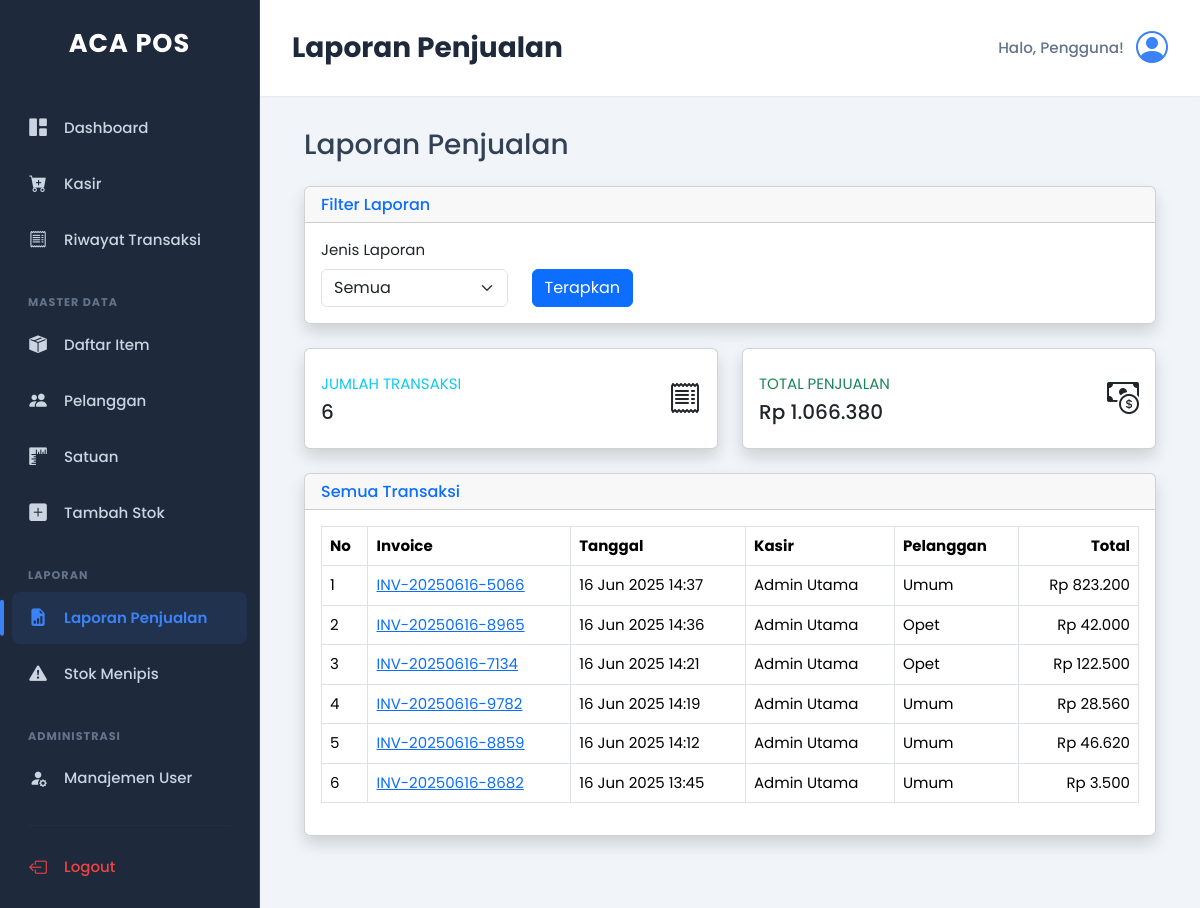
The app's page /laporan/laporan_penjualan.php (signed in) with its own data.
### tables this page shows
CREATE TABLE `transaksi` (
  `id_transaksi` int(11) NOT NULL,
  `kode_invoice` varchar(20) NOT NULL,
  `id_pelanggan` int(11) DEFAULT NULL,
  `id_user` int(11) NOT NULL,
  `tanggal_transaksi` datetime NOT NULL,
  `total_belanja` decimal(10,2) NOT NULL,
  `pajak_persen` decimal(5,2) DEFAULT 0.00,
  `total_final` decimal(10,2) NOT NULL,
  `tunai` decimal(10,2) NOT NULL,
  `kembalian` decimal(10,2) NOT NULL,
  `metode_pembayaran` enum('CASH','QRIS') NOT NULL
);

CREATE TABLE `users` (
  `id_user` int(11) NOT NULL,
  `nama_lengkap` varchar(100) NOT NULL,
  `username` varchar(50) NOT NULL,
  `password` varchar(255) NOT NULL,
  `role` enum('administrator','kasir') NOT NULL
);

CREATE TABLE `pelanggan` (
  `id_pelanggan` int(11) NOT NULL,
  `nama_pelanggan` varchar(100) NOT NULL,
  `alamat` text DEFAULT NULL,
  `no_hp` varchar(20) DEFAULT NULL
);

### config/koneksi.php (called while the page is built, shortened)
<?php
function format_rupiah($angka){
    return "Rp " . number_format($angka, 0, ',', '.');
}
?>

### laporan/laporan_penjualan.php (the view, shortened to what this page needs)
<?php
$title = "Laporan Penjualan";
include __DIR__ . '/../template/header.php';
include __DIR__ . '/../template/sidebar.php';
$where_clause = "";
$sub_judul = "Semua Transaksi";
$query_total = "SELECT COUNT(*) as total_transaksi, SUM(total_final) as total_penjualan FROM transaksi t $where_clause";
$result_total = mysqli_query($koneksi, $query_total);
$data_total = mysqli_fetch_assoc($result_total);
$total_transaksi = $data_total['total_transaksi'] ?: 0;
$total_penjualan = $data_total['total_penjualan'] ?: 0;
?>
<div class="container-fluid">
    <h1 class="h3 mb-4 text-gray-800">Laporan Penjualan</h1>
    <div class="card shadow mb-4">
        <div class="card-header">
            <h6 class="m-0 font-weight-bold text-primary">Filter Laporan</h6>
        </div>
        <div class="card-body">
            <form action="" method="GET">
                <div class="row align-items-end">
                    <div class="col-md-3">
                        <label for="jenis_laporan" class="form-label">Jenis Laporan</label>
                        <select name="jenis_laporan" id="jenis_laporan" class="form-select">
                            <option value="semua" <?= (isset($_GET['jenis_laporan']) && $_GET['jenis_laporan'] == 'semua') ? 'selected' : ''; ?>>Semua</option>
                        </select>
                    </div>
                    <div class="col-md-2">
                        <button type="submit" name="filter" value="true" class="btn btn-primary">Terapkan</button>
                    </div>
                </div>
            </form>
        </div>
    </div>
     <div class="row">
        <div class="col-xl-6 col-md-6 mb-4">
            <div class="card border-left-info shadow h-100 py-2">
                <div class="card-body">
                    <div class="row no-gutters align-items-center">
                        <div class="col mr-2">
                            <div class="text-xs font-weight-bold text-info text-uppercase mb-1">
                                Jumlah Transaksi</div>
                            <div class="h5 mb-0 font-weight-bold text-gray-800"><?= $total_transaksi ?></div>
                        </div>
                        <div class="col-auto">
                            <i class="bi bi-receipt fs-2 text-gray-300"></i>
                        </div>
                    </div>
                </div>
            </div>
        </div>
         <div class="col-xl-6 col-md-6 mb-4">
            <div class="card border-left-success shadow h-100 py-2">
                <div class="card-body">
                    <div class="row no-gutters align-items-center">
                        <div class="col mr-2">
                            <div class="text-xs font-weight-bold text-success text-uppercase mb-1">
                                Total Penjualan</div>
                            <div class="h5 mb-0 font-weight-bold text-gray-800"><?= format_rupiah($total_penjualan) ?></div>
                        </div>
                        <div class="col-auto">
                            <i class="bi bi-cash-coin fs-2 text-gray-300"></i>
                        </div>
                    </div>
                </div>
            </div>
        </div>
    </div>
    <div class="card shadow mb-4">
        <div class="card-header">
             <h6 class="m-0 font-weight-bold text-primary"><?= $sub_judul ?></h6>
        </div>
        <div class="card-body">
            <div class="table-responsive">
                <table class="table table-bordered" id="dataTable" width="100%" cellspacing="0">
                    <thead>
                        <tr>
                            <th>No</th>
                            <th>Invoice</th>
                            <th>Tanggal</th>
                            <th>Kasir</th>
                            <th>Pelanggan</th>
                            <th class="text-end">Total</th>
                        </tr>
                    </thead>
                    <tbody>
                        <?php
                        $query = "SELECT t.*, u.nama_lengkap AS nama_kasir, p.nama_pelanggan
                                  FROM transaksi t
                                  JOIN users u ON t.id_user = u.id_user
                                  LEFT JOIN pelanggan p ON t.id_pelanggan = p.id_pelanggan
                                  $where_clause
                                  ORDER BY t.tanggal_transaksi DESC";
                        $result = mysqli_query($koneksi, $query);
                        $no = 1;
                        if (mysqli_num_rows($result) > 0) {
                            while ($data = mysqli_fetch_assoc($result)) {
                        ?>
                            <tr>
                                <td><?= $no++; ?></td>
                                <td><a href="/aca_pos/transaksi/detail_transaksi.php?id=<?= $data['id_transaksi'] ?>"><?= $data['kode_invoice'] ?></a></td>
                                <td><?= date('d M Y H:i', strtotime($data['tanggal_transaksi'])) ?></td>
                                <td><?= htmlspecialchars($data['nama_kasir']) ?></td>
                                <td><?= htmlspecialchars($data['nama_pelanggan'] ?: 'Umum') ?></td>
                                <td class="text-end"><?= format_rupiah($data['total_final']) ?></td>
                            </tr>
                        <?php
                            }
                        } else {
                            echo "<tr><td colspan='6' class='text-center'>Tidak ada data transaksi untuk periode yang dipilih.</td></tr>";
                        }
                        ?>
                    </tbody>
                </table>
            </div>
        </div>
    </div>
</div>
<?php
include __DIR__ . '/../template/footer.php';
?>

### template/header.php (shortened to what this page needs)
<?php
include_once __DIR__ . '/../config/koneksi.php';
$nama_user = $_SESSION['nama_user'] ?? 'Pengguna';
?>
<!DOCTYPE html>
<html lang="id">
<head>
    <link rel="stylesheet" href="https://cdn.jsdelivr.net/npm/bootstrap@5.3.2/dist/css/bootstrap.min.css">
    <link rel="stylesheet" href="https://cdn.jsdelivr.net/npm/bootstrap-icons@1.11.3/font/bootstrap-icons.min.css">
    <link rel="stylesheet" href="/aca_pos/assets/css/style.css">
</head>
<body>
    <div class="d-flex">

### template/sidebar.php (shortened to what this page needs)
<?php
$current_page = basename($_SERVER['SCRIPT_NAME']);
function is_active($pages, $current) {
    if (is_array($pages)) {
        return in_array($current, $pages) ? 'active' : '';
    }
    return ($current == $pages) ? 'active' : '';
}
$transaksi_pages = ['transaksi_baru.php', 'daftar_transaksi.php'];
$laporan_pages = ['laporan_penjualan.php', 'laporan_stok_menipis.php'];
?>
<nav class="sidebar">
    <div class="sidebar-brand">
        ACA POS
    </div>
    <div class="nav flex-column">
        <a class="nav-link <?php echo is_active('dashboard.php', $current_page); ?>" href="/aca_pos/dashboard.php">
            <i class="bi bi-grid-1x2-fill"></i><span>Dashboard</span>
        </a>
        <a class="nav-link <?php echo is_active($transaksi_pages, $current_page); ?>" href="/aca_pos/transaksi/transaksi_baru.php">
            <i class="bi bi-cart-plus-fill"></i><span>Kasir</span>
        </a>
        <a class="nav-link <?php echo is_active('daftar_transaksi.php', $current_page); ?>" href="/aca_pos/transaksi/daftar_transaksi.php">
            <i class="bi bi-receipt"></i><span>Riwayat Transaksi</span>
        </a>
        <div class="nav-link-title">Master Data</div>
        <a class="nav-link <?php echo is_active('item.php', $current_page); ?>" href="/aca_pos/master_data/item.php">
            <i class="bi bi-box-seam-fill"></i><span>Daftar Item</span>
        </a>
        <a class="nav-link <?php echo is_active('pelanggan.php', $current_page); ?>" href="/aca_pos/master_data/pelanggan.php">
            <i class="bi bi-people-fill"></i><span>Pelanggan</span>
        </a>
        <a class="nav-link <?php echo is_active('satuan.php', $current_page); ?>" href="/aca_pos/master_data/satuan.php">
            <i class="bi bi-rulers"></i><span>Satuan</span>
        </a>
         <a class="nav-link <?php echo is_active('stok.php', $current_page); ?>" href="/aca_pos/master_data/stok.php">
            <i class="bi bi-plus-square-fill"></i><span>Tambah Stok</span>
        </a>
        <?php if ($_SESSION['role'] == 'administrator'): ?>
        <div class="nav-link-title">Laporan</div>
        <a class="nav-link <?php echo is_active($laporan_pages, $current_page); ?>" href="/aca_pos/laporan/laporan_penjualan.php">
            <i class="bi bi-file-earmark-bar-graph-fill"></i><span>Laporan Penjualan</span>
        </a>
        <a class="nav-link <?php echo is_active('laporan_stok_menipis.php', $current_page); ?>" href="/aca_pos/laporan/laporan_stok_menipis.php">
            <i class="bi bi-exclamation-triangle-fill"></i><span>Stok Menipis</span>
        </a>
        <div class="nav-link-title">Administrasi</div>
        <a class="nav-link <?php echo is_active('users.php', $current_page); ?>" href="/aca_pos/admin/users.php">
            <i class="bi bi-person-fill-gear"></i><span>Manajemen User</span>
        </a>
        <?php endif; ?>
    </div>
    <div class="logout-section">
        <hr>
        <a class="nav-link logout" href="/aca_pos/logout.php" onclick="return confirm('Apakah Anda yakin ingin logout?')">
            <i class="bi bi-box-arrow-left"></i><span>Logout</span>
        </a>
    </div>
</nav>
<main class="main-content">
    <header class="page-header">
        <h1 class="page-title"><?php echo isset($title) ? $title : 'Dashboard'; ?></h1>
        <div class="user-profile">
            <span class="user-greeting">Halo, <?php echo htmlspecialchars($nama_user); ?>!</span>
            <i class="bi bi-person-circle user-avatar"></i>
        </div>
    </header>
    <div class="page-body">

### template/footer.php (shortened to what this page needs)
</main>
    </div>
</body>
</html>

### assets/css/style.css (style rules this page uses)
:root { --primary-color: #3b82f6; --primary-color-light: rgba(59, 130, 246, 0.1); --sidebar-bg: #1e293b; --sidebar-text: #cbd5e1; --sidebar-text-hover: #ffffff; --sidebar-link-active-text: var(--primary-color); --sidebar-link-active-bg: var(--primary-color-light); --sidebar-separator: #334155; --main-bg: #f1f5f9; --content-bg: #ffffff; --text-color: #334155; --text-muted: #64748b; --border-color: #e2e8f0; --danger-color: #ef4444; --danger-hover-bg: rgba(239, 68, 68, 0.1); --font-family: 'Poppins', -apple-system, BlinkMacSystemFont, "Segoe UI", Roboto, "Helvetica Neue", Arial, sans-serif; --shadow-sm: 0 1px 2px 0 rgb(0 0 0 / 0.05); --shadow-md: 0 4px 6px -1px rgb(0 0 0 / 0.1), 0 2px 4px -2px rgb(0 0 0 / 0.1); }
body { background-color: var(--main-bg); color: var(--text-color); font-family: var(--font-family); font-size: 15px; }
.sidebar { width: 260px; min-height: 100vh; background-color: var(--sidebar-bg); border-right: 1px solid var(--sidebar-separator); transition: width 0.3s ease; display: flex; flex-direction: column; }
.sidebar .sidebar-brand { font-size: 1.6rem; font-weight: 700; color: #ffffff; text-align: center; padding: 1.5rem 1rem; letter-spacing: 1px; }
.sidebar hr { border-top: 1px solid var(--sidebar-separator); margin: 0 1rem; }
.sidebar .nav { flex-grow: 1; padding: 1rem 0.75rem; }
.nav-link { display: flex; align-items: center; padding: 0.8rem 1rem; margin-bottom: 0.25rem; color: var(--sidebar-text); font-weight: 500; border-radius: 8px; transition: background-color 0.2s ease, color 0.2s ease; position: relative; }
.nav-link i.bi { font-size: 1.1rem; margin-right: 1rem; width: 20px; text-align: center; transition: transform 0.2s ease; }
.nav-link.active { background-color: var(--sidebar-link-active-bg); color: var(--sidebar-link-active-text); font-weight: 600; }
.nav-link.active::before { content: ''; position: absolute; left: -0.75rem; top: 50%; transform: translateY(-50%); height: 70%; width: 4px; background-color: var(--primary-color); border-radius: 4px; }
.nav-link.active i.bi { color: var(--sidebar-link-active-text); }
.nav-link-title { font-size: 0.7rem; font-weight: 700; text-transform: uppercase; padding: 1.5rem 1rem 0.5rem; color: var(--text-muted); letter-spacing: 1px; }
.sidebar .logout-section { padding: 0 0.75rem 1rem; margin-top: auto; }
.sidebar .logout-section hr { margin-bottom: 1rem; }
.nav-link.logout { color: var(--danger-color); background: transparent; }
.nav-link.logout i.bi { color: inherit; }
.main-content { flex-grow: 1; overflow-y: auto; }
.page-header { background-color: var(--content-bg); padding: 1.5rem 2rem; box-shadow: var(--shadow-sm); display: flex; justify-content: space-between; align-items: center; position: sticky; top: 0; z-index: 10; }
.page-header .page-title { font-size: 1.75rem; font-weight: 700; color: var(--sidebar-bg); margin: 0; }
.page-header .user-profile { display: flex; align-items: center; gap: 0.75rem; }
.page-header .user-greeting { font-size: 0.95rem; font-weight: 500; color: var(--text-muted); }
.page-header .user-avatar { font-size: 2rem; color: var(--primary-color); }
.page-body { padding: 2rem; }

### records on screen
transaksi: kode_invoice "INV-20250616-5066", tanggal_transaksi "16 Jun 2025 14:37", id_user.nama_lengkap "Admin Utama", nama_pelanggan "Umum", total_final "Rp 823.200"
transaksi: kode_invoice "INV-20250616-8965", tanggal_transaksi "16 Jun 2025 14:36", id_user.nama_lengkap "Admin Utama", id_pelanggan.nama_pelanggan "Opet", total_final "Rp 42.000"
transaksi: kode_invoice "INV-20250616-7134", tanggal_transaksi "16 Jun 2025 14:21", id_user.nama_lengkap "Admin Utama", id_pelanggan.nama_pelanggan "Opet", total_final "Rp 122.500"
transaksi: kode_invoice "INV-20250616-9782", tanggal_transaksi "16 Jun 2025 14:19", id_user.nama_lengkap "Admin Utama", nama_pelanggan "Umum", total_final "Rp 28.560"
transaksi: kode_invoice "INV-20250616-8859", tanggal_transaksi "16 Jun 2025 14:12", id_user.nama_lengkap "Admin Utama", nama_pelanggan "Umum", total_final "Rp 46.620"
transaksi: kode_invoice "INV-20250616-8682", tanggal_transaksi "16 Jun 2025 13:45", id_user.nama_lengkap "Admin Utama", nama_pelanggan "Umum", total_final "Rp 3.500"

### other values on screen
$title "Laporan Penjualan"
$nama_user "Pengguna"
$total_transaksi "6"
format_rupiah($total_penjualan) "Rp 1.066.380"
$sub_judul "Semua Transaksi"
